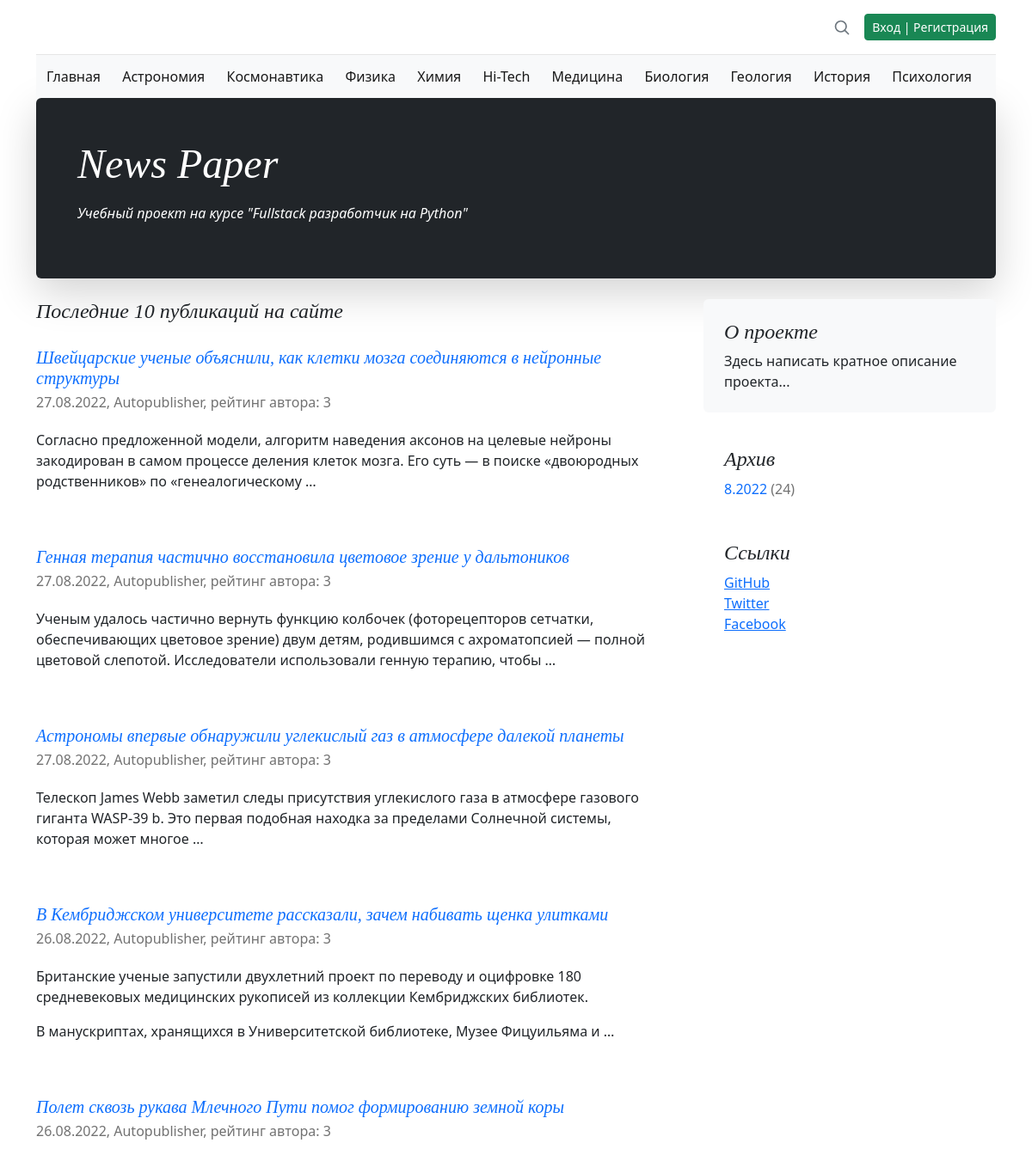
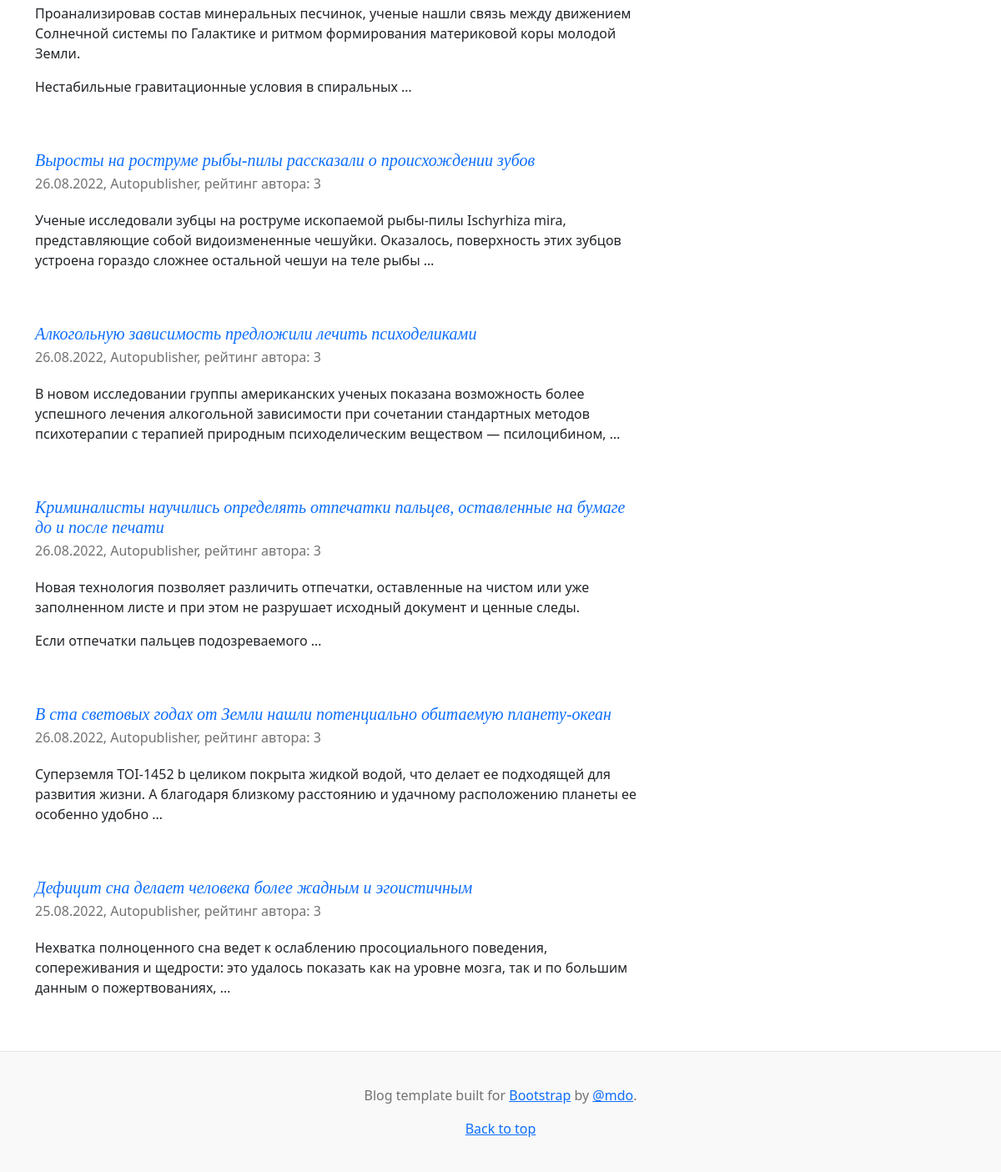
The app's page /, older data (2 pictures, top to bottom).
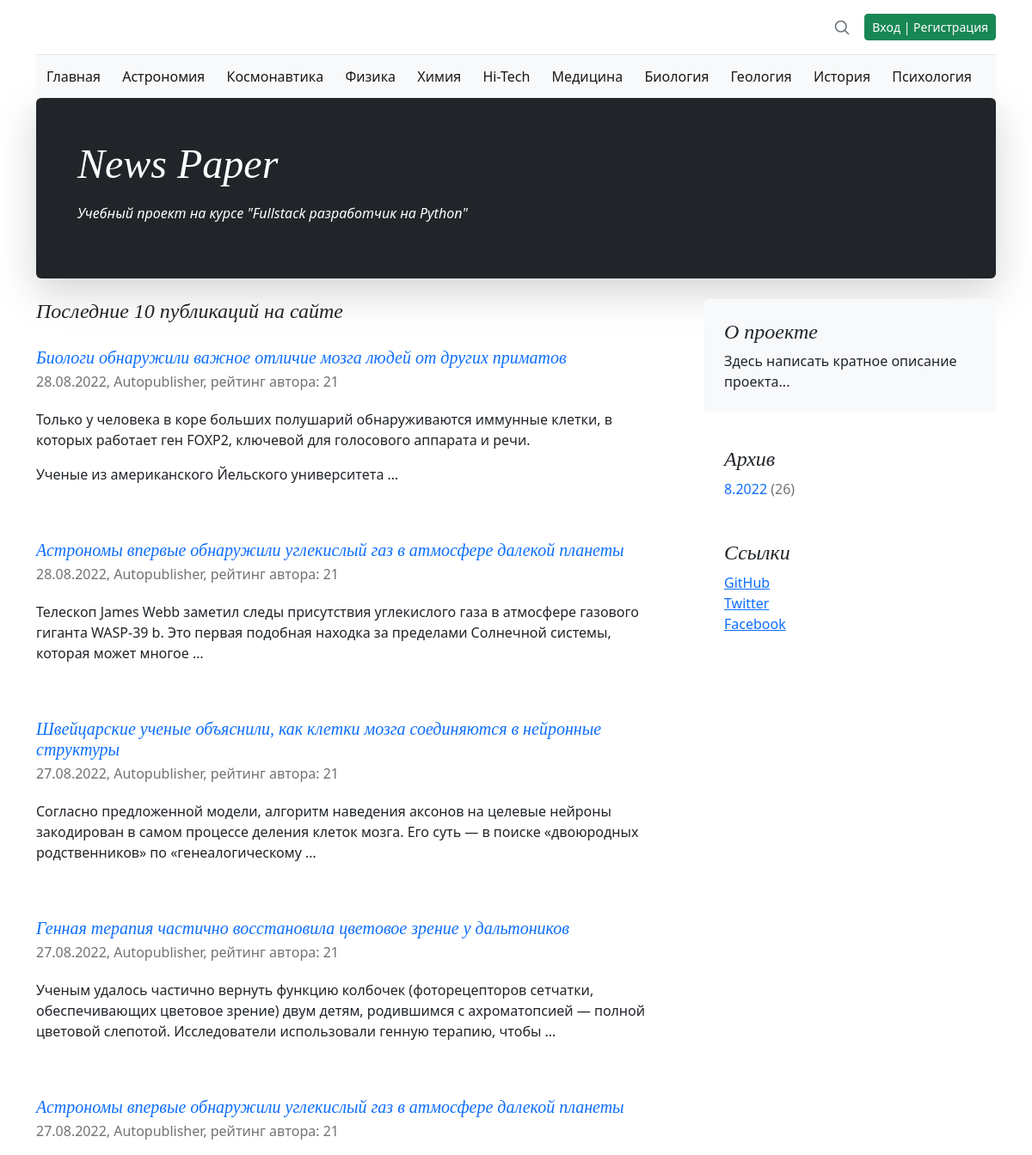
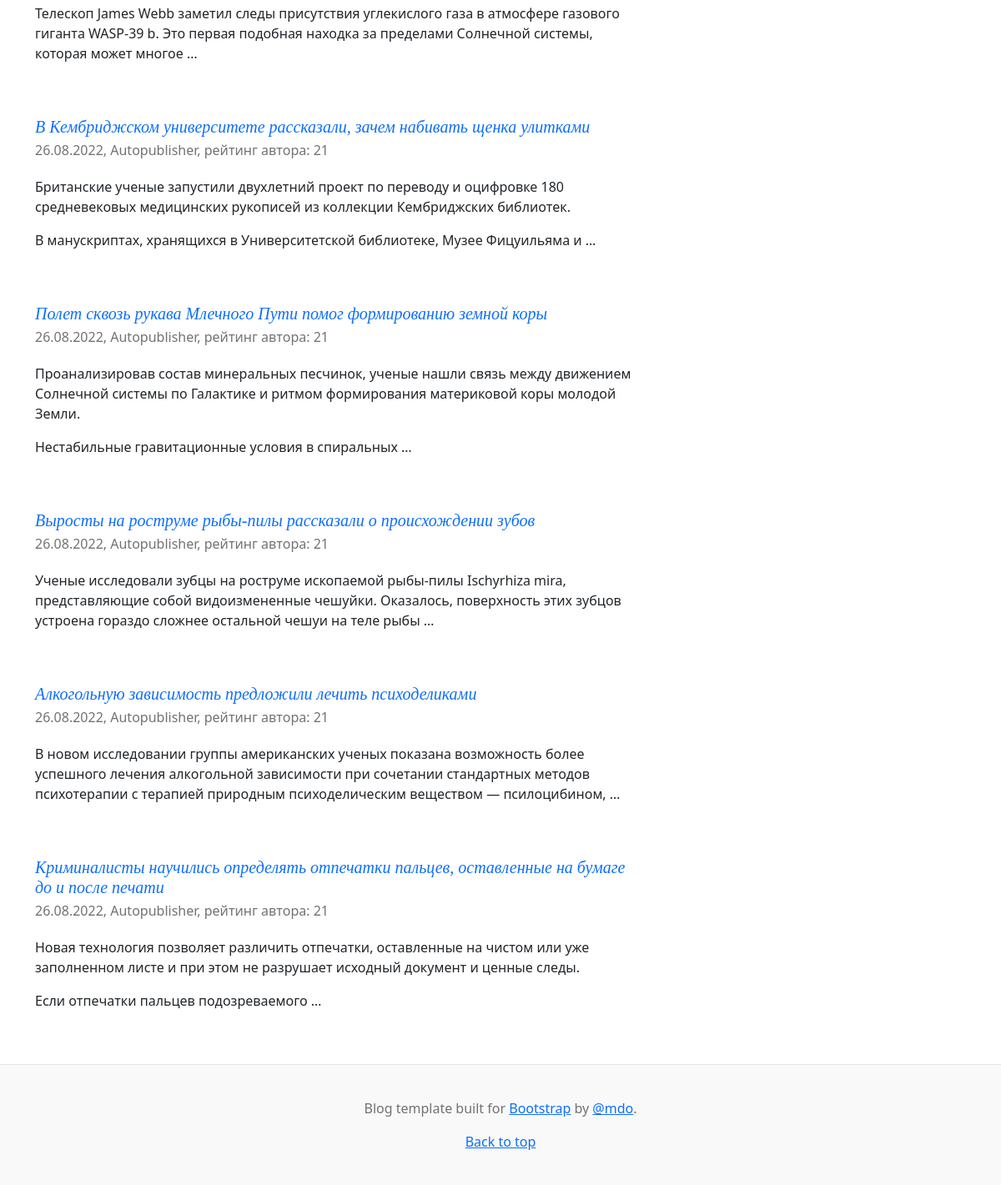
The same page, newer data (2 pictures, top to bottom).
### news/models.py (models this page shows, shortened)
class Category(models.Model):
    name = models.CharField(
        max_length=64,
        unique=True,
        verbose_name='Имя категории',
    )
    subscribers = models.ManyToManyField(
        User,
        through='CatSubscribers',
        blank=True,
        verbose_name='Подписчик',
    )
    class Meta:
        verbose_name = 'Категория'
        verbose_name_plural = 'Категории'

class Post(models.Model):
    author_post = models.ForeignKey(
        Author,
        on_delete=models.CASCADE,
        verbose_name='Автор',
    )
    ARTICLE = 'ART'
    NEWS = 'NWS'
    CHOICE_CAT = [
        (ARTICLE, 'Статья'),
        (NEWS, 'Новость'),
    ]
    type_cat = models.CharField(
        max_length=3,
        choices=CHOICE_CAT,
        default=ARTICLE,
        verbose_name='Тип контента',
    )
    date_pub = models.DateTimeField(
        auto_now_add=True,
        verbose_name='Дата публикации',
    )
    post_cat = models.ManyToManyField(
        Category,
        through='PostCategory',
        verbose_name='Категория',
    )
    name = models.CharField(
        max_length=128,
        verbose_name='Название',
    )
    content = models.TextField(
        verbose_name='Контент',
    )
    content_rate = models.SmallIntegerField(
        default=0,
        verbose_name='Рейтинг',
    )
    content_image = models.ImageField(
        upload_to='images',
        verbose_name='Изображение',
        default='no_image.jpg',
    )
    class Meta:
        verbose_name = 'Пост'
        verbose_name_plural = 'Посты'

class Author(models.Model):
    author_user = models.OneToOneField(
        User,
        on_delete=models.CASCADE,
        verbose_name='Имя',
    )
    author_rate = models.SmallIntegerField(
        default=0,
        verbose_name='Рейтинг',
    )
    def __str__(self):
        return self.author_user.username
    class Meta:
        verbose_name = 'Автор'
        verbose_name_plural = 'Авторы'

### news/views.py (the view)
# urls.py: path('', IndexView.as_view(), name='index'),
class IndexView(ListView):
    queryset = Post.objects.select_related().all().order_by('-date_pub')[:10]
    template_name = 'posts.html'
    context_object_name = 'posts'
    def get_context_data(self, **kwargs):
        context = super().get_context_data(**kwargs)
        context['archives'] = Post.objects.annotate(
            year=ExtractYear('date_pub'),
            month=ExtractMonth('date_pub')
        ).values('year', 'month').annotate(total=Count('id'))
        ic(context['archives'])
        context['category'] = cache_categories()
        return context

### news/templatetags/censor.py (called while the page is built)
@register.filter()
def censor(in_text):
    censured_text = in_text
    with open('static/json/bad_words.json', 'r') as censor_file:
        bad_text = json.load(censor_file)
    for word in censured_text.split():
        if word.lower() in bad_text:
            censured_text = censured_text.replace(
                word,
                f'{word[0]}{"*" * (len(word) - 1)}'
            )
    return censured_text

### news/views.py (called while the page is built)
def cache_categories(time_cache=3600):
    return cache.get_or_set(
        'category',
        Category.objects.all(),
        time_cache
    )

### templates/posts.html (shortened to what this page needs)
{% extends 'default.html' %}
{% load i18n %}
{% load censor %}
{% load news_tags %}
{% block content %}
    {% load cache %}
    {% cache 60 last_news %}
    {% block last_news %}
    <h4 class="pb-1 mb-4 fst-italic">
        Последние {{ posts.count }} публикаций на сайте
    </h4>
    {% for post in posts %}
        <article class="blog-post">
            <a class="text-decoration-none" href="{% url 'news:detail' post.id %}">
                <h5 class="pb-1 mb-0 fst-italic">{{ post.name|censor }}</h5>
            </a>
            <p class="blog-post-meta">
                {{ post.date_pub|date:'d.m.Y' }},
                {{ post.author_post }},
                рейтинг автора: {{ post.author_post.author_rate }}
            </p>
            <p>{{ post.content|censor|truncatewords:25|safe }}</p>
        </article>
    {% endfor %}
    {% endblock last_news %}
    {% endcache %}
{% endblock content %}

### templates/default.html (shortened to what this page needs)
<!doctype html>
<html lang="ru">
  <head>
    {% load static %}
    <link href="{% static 'css/bootstrap.min.css' %}" rel="stylesheet">
    <link href="{% static 'css/blog.rtl.css' %}" rel="stylesheet">
    <link href="{% static 'css/styles.css' %}" rel="stylesheet">
  </head>
  <body>
    <div class="container">
      <header class="blog-header lh-1 py-3">
        <div class="row flex-nowrap justify-content-between align-items-center">
          <div class="col-4 pt-1">
          </div>
          <div class="col-4 d-flex justify-content-end align-items-center">
            <a class="link-secondary" href="{% url 'news:search' %}" aria-label="Search">
              <svg xmlns="http://www.w3.org/2000/svg" width="20" height="20" fill="none" stroke="currentColor" stroke-linecap="round" stroke-linejoin="round" stroke-width="2" class="mx-3" role="img" viewBox="0 0 24 24"><title>Search</title><circle cx="10.5" cy="10.5" r="7.5"/><path d="M21 21l-5.2-5.2"/></svg>
            </a>
              {% if user.id %}
                <a class="btn btn-sm btn-danger" href="/accounts/logout/">Выход</a>
              {% else %}
                <a class="btn btn-sm btn-success" href="/accounts/login/">Вход | Регистрация</a>
              {% endif %}
          </div>
        </div>
      </header>
      <nav class="navbar bg-light">
        <div class="container-fluid">
          <a class="navbar-brand fs-6" href="{% url 'news:index' %}">Главная</a>
          {% for item in category %}
            <a class="navbar-brand fs-6" href="{% url 'news:category' item.id %}">{{ item.name }}</a>
          {% endfor %}
        </div>
      </nav>
    </div>
    <main class="container">
      <div class="p-4 p-md-5 mb-4 rounded text-bg-dark shadow-lg">
        <div class="col-md-6 px-0">
          <h1 class="display-4 fst-italic">News Paper</h1>
            <p class="lead-3 my-3 fst-italic">Учебный проект на курсе "Fullstack разработчик на Python"</p>
        </div>
      </div>
      <div class="row g-5">
        <div class="col-md-8">
            {% block content %}{% endblock content %}
        </div>
        <div class="col-md-4">
          <div class="position-sticky" style="top: 2rem;">
            <div class="p-4 mb-3 bg-light rounded">
              <h4 class="fst-italic">О проекте</h4>
              <p class="mb-0">
                  Здесь написать кратное описание проекта...
              </p>
            </div>
            <div class="p-4">
              <h4 class="fst-italic">Архив</h4>
              <ol class="list-unstyled mb-0">
                  {% for item in archives %}
                      <li>
                          <a class="text-decoration-none" href="#">{{ item.month }}.{{ item.year }}</a>
                          <span class="blog-post-meta">({{ item.total }})</span>
                      </li>
                  {% endfor %}
              </ol>
            </div>
            <div class="p-4">
              <h4 class="fst-italic">Ссылки</h4>
              <ol class="list-unstyled">
                <li><a href="#">GitHub</a></li>
                <li><a href="#">Twitter</a></li>
                <li><a href="#">Facebook</a></li>
              </ol>
            </div>
          </div>
        </div>
      </div>
    </main>
    <footer class="blog-footer">
      <p>Blog template built for <a target="_blank" href="https://getbootstrap.com/">Bootstrap</a> by <a href="https://twitter.com/mdo">@mdo</a>.</p>
      <p><a href="#">Back to top</a></p>
    </footer>
  </body>
</html>

Row changes from the older to the newer data that the page shows:
no longer on this page (row unchanged): Post: name|censor "В ста световых годах от Земли нашли потенциально обитаемую планету-океан", date_pub "26.08.2022", author_post "Autopublisher", author_post.author_rate "3", content|censor "Суперземля TOI-1452 b целиком покрыта жидкой водой, что делает ее подходящей для развития жизни. А благодаря близкому расстоянию и удачному расположению планеты ее особенно удобно …"
no longer on this page (row unchanged): Post: name|censor "Дефицит сна делает человека более жадным и эгоистичным", date_pub "25.08.2022", author_post "Autopublisher", author_post.author_rate "3", content|censor "Нехватка полноценного сна ведет к ослаблению просоциального поведения, сопереживания и щедрости: это удалось показать как на уровне мозга, так и по большим данным о пожертвованиях, …"
added Post: name|censor "Биологи обнаружили важное отличие мозга людей от других приматов", date_pub "28.08.2022", author_post "Autopublisher", author_post.author_rate "21", content|censor "Только у человека в коре больших полушарий обнаруживаются иммунные клетки, в которых работает ген FOXP2, ключевой для голосового аппарата и речи. Ученые из американского Йельского университета …"
added Post: name|censor "Астрономы впервые обнаружили углекислый газ в атмосфере далекой планеты", date_pub "28.08.2022", author_post "Autopublisher", author_post.author_rate "21", content|censor "Телескоп James Webb заметил следы присутствия углекислого газа в атмосфере газового гиганта WASP-39 b. Это первая подобная находка за пределами Солнечной системы, которая может многое …"
changed Post "Швейцарские ученые объяснили, как клетки мозга соединяются в нейронные структуры": author_post.author_rate "3" → "21"
changed Post "Генная терапия частично восстановила цветовое зрение у дальтоников": author_post.author_rate "3" → "21"
changed Post (number 5 of 10 on the later page): author_post.author_rate "3" → "21"
changed through a linked row, Post "В Кембриджском университете рассказали, зачем набивать щенка улитками": author_post.author_rate "3" → "21"
changed through a linked row, Post "Полет сквозь рукава Млечного Пути помог формированию земной коры": author_post.author_rate "3" → "21"
changed through a linked row, Post "Выросты на роструме рыбы-пилы рассказали о происхождении зубов": author_post.author_rate "3" → "21"
changed through a linked row, Post "Алкогольную зависимость предложили лечить психоделиками": author_post.author_rate "3" → "21"
changed through a linked row, Post (number 10 of 10 on the later page): author_post.author_rate "3" → "21"
Text that changed along with them:
new list line: "8 . 2022 ( 26 )"
list line gone: "8 . 2022 ( 24 )"
